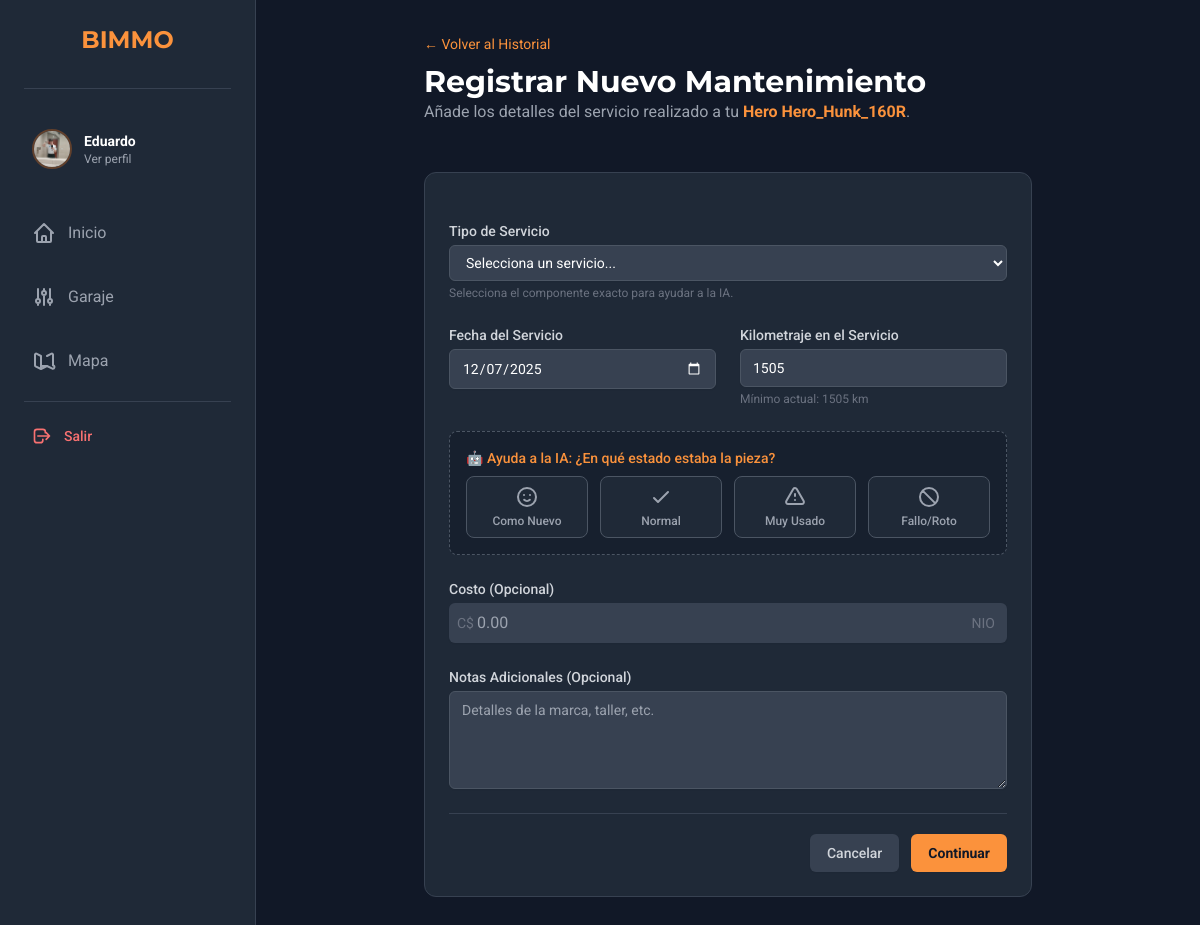
The app's page /maintenance/5/add (signed in) with its own data.
### app/models.py (models this page shows, shortened)
class Profile(models.Model):
    user = models.OneToOneField(User, on_delete=models.CASCADE, related_name='profile')
    profile_picture = models.ImageField(upload_to='profile_pics/', default='default_profile_pic.jpg', blank=True)
    bio = models.TextField(max_length=500, blank=True)
    location = models.CharField(max_length=100, blank=True)

class Motorcycle(models.Model):
    owner = models.ForeignKey(User, on_delete=models.CASCADE, related_name='motorcycles')
    nickname = models.CharField(max_length=100, help_text="Apodo de tu moto (ej. La Furia)")
    make = models.CharField(max_length=100, verbose_name="Marca")
    model = models.CharField(max_length=100, verbose_name="Modelo")
    year = models.IntegerField(verbose_name="Año")
    plate_number = models.CharField(max_length=20, blank=True, null=True, verbose_name="Placa/Matrícula")
    mileage = models.IntegerField(default=0, verbose_name="Kilometraje Actual")
    photo = models.ImageField(upload_to='moto_photos/', default='default_motorcycle_photo.jpg', blank=True)
    is_active = models.BooleanField(default=True, help_text="Desmarcar si vendiste o diste de baja la moto")
    created_at = models.DateTimeField(auto_now_add=True)

### app/views.py (the view, shortened to what this page needs)
# urls.py: path('maintenance/<int:moto_id>/add', views.maintenance_add, name='maintenance_add'),
def maintenance_add(request, moto_id):
    if 'user_id' not in request.session: return redirect('login')
    user = User.objects.get(id=request.session['user_id'])
    motorcycle = get_object_or_404(Motorcycle, owner=user, pk=moto_id)
    return render(request, 'maintenanceadd.html', {'motorcycle': motorcycle})

### app/context_processors.py (called while the page is built)
def user_profile_global(request):
    context = {}
    if 'user_id' in request.session:
        try:
            user = User.objects.get(id=request.session['user_id'])
            context['user_global'] = user
            try:
                context['profile_global'] = Profile.objects.get(user=user)
            except Profile.DoesNotExist:
                context['profile_global'] = None
        except User.DoesNotExist:
            pass
    return context

### app/templates/maintenanceadd.html (shortened to what this page needs)
{% extends "base.html" %}
{% block content %}
<div class="p-4 mx-auto max-w-2xl sm:p-6 lg:p-8">
    <div class="pb-6 mb-6">
        <a href="{% url 'motodetails' moto_id=motorcycle.id %}" class="text-sm text-orange-400 hover:underline">&larr; Volver al Historial</a>
        <h2 class="mt-2 text-3xl font-bold">Registrar Nuevo Mantenimiento</h2>
        <p class="text-gray-400">Añade los detalles del servicio realizado a tu <span class="font-bold text-orange-400">{{ motorcycle.make }} {{ motorcycle.model }}</span>.</p>
    </div>
    <form action="{% url 'maintenance_add' moto_id=motorcycle.id %}" method="POST" class="p-6 space-y-6 bg-gray-800 rounded-xl border border-gray-700" id="maintenance-form">
        <div class="grid grid-cols-1 gap-6 sm:grid-cols-2">
            <div class="sm:col-span-2">
                <label for="service-type" class="block text-sm font-medium text-gray-300">Tipo de Servicio</label>
                <select id="service-type" name="service-type" required class="block w-full px-3 py-2 mt-1 text-white bg-gray-700 border border-gray-600 rounded-md shadow-sm focus:outline-none focus:ring-orange-500 focus:border-orange-500 sm:text-sm">
                    <option value="" disabled selected>Selecciona un servicio...</option>
                </select>
                <p class="mt-1 text-xs text-gray-500">Selecciona el componente exacto para ayudar a la IA.</p>
            </div>
            <div>
                <label for="date" class="block text-sm font-medium text-gray-300">Fecha del Servicio</label>
                <input type="date"
                       name="date"
                       id="date"
                       value="{% now 'Y-m-d' %}"
                       required
                       class="block w-full px-3 py-2 mt-1 text-white bg-gray-700 border border-gray-600 rounded-md shadow-sm focus:outline-none focus:ring-orange-500 focus:border-orange-500 sm:text-sm"
                       style="color-scheme: dark;">
            </div>
            <div>
                <label for="mileage-at-service" class="block text-sm font-medium text-gray-300">Kilometraje en el Servicio</label>
                <input type="number"
                       name="mileage-at-service"
                       id="mileage-at-service"
                       min="{{ motorcycle.mileage }}"
                       value="{{ motorcycle.mileage }}"
                       required
                       class="block w-full px-3 py-2 mt-1 text-white bg-gray-700 border border-gray-600 rounded-md shadow-sm focus:outline-none focus:ring-orange-500 focus:border-orange-500 sm:text-sm">
                <p class="mt-1 text-xs text-gray-500">Mínimo actual: {{ motorcycle.mileage }} km</p>
            </div>
            <div class="sm:col-span-2 p-4 bg-gray-900/50 rounded-lg border border-gray-600 border-dashed">
                <label class="block text-sm font-medium text-orange-400 mb-2">
                    🤖 Ayuda a la IA: ¿En qué estado estaba la pieza?
                </label>
                <div class="grid grid-cols-2 gap-3 sm:grid-cols-4">
                    <div class="relative">
                        <label class="flex flex-col items-center justify-center p-2 text-gray-400 bg-gray-800 border border-gray-600 rounded-lg cursor-pointer peer-checked:border-green-500 peer-checked:text-green-500 hover:bg-gray-700 transition-all" for="cond_nuevo">
                            <svg class="w-6 h-6 mb-1" fill="none" stroke="currentColor" viewBox="0 0 24 24"><path stroke-linecap="round" stroke-linejoin="round" stroke-width="2" d="M14.828 14.828a4 4 0 01-5.656 0M9 10h.01M15 10h.01M21 12a9 9 0 11-18 0 9 9 0 0118 0z"></path></svg>
                            <span class="text-xs font-medium">Como Nuevo</span>
                        </label>
                    </div>
                    <div class="relative">
                        <label class="flex flex-col items-center justify-center p-2 text-gray-400 bg-gray-800 border border-gray-600 rounded-lg cursor-pointer peer-checked:border-blue-500 peer-checked:text-blue-500 hover:bg-gray-700 transition-all" for="cond_normal">
                            <svg class="w-6 h-6 mb-1" fill="none" stroke="currentColor" viewBox="0 0 24 24"><path stroke-linecap="round" stroke-linejoin="round" stroke-width="2" d="M5 13l4 4L19 7"></path></svg>
                            <span class="text-xs font-medium">Normal</span>
                        </label>
                    </div>
                    <div class="relative">
                        <label class="flex flex-col items-center justify-center p-2 text-gray-400 bg-gray-800 border border-gray-600 rounded-lg cursor-pointer peer-checked:border-orange-500 peer-checked:text-orange-500 hover:bg-gray-700 transition-all" for="cond_desgastado">
                            <svg class="w-6 h-6 mb-1" fill="none" stroke="currentColor" viewBox="0 0 24 24"><path stroke-linecap="round" stroke-linejoin="round" stroke-width="2" d="M12 9v2m0 4h.01m-6.938 4h13.856c1.54 0 2.502-1.667 1.732-3L13.732 4c-.77-1.333-2.694-1.333-3.464 0L3.34 16c-.77 1.333.192 3 1.732 3z"></path></svg>
                            <span class="text-xs font-medium">Muy Usado</span>
                        </label>
                    </div>
                    <div class="relative">
                        <label class="flex flex-col items-center justify-center p-2 text-gray-400 bg-gray-800 border border-gray-600 rounded-lg cursor-pointer peer-checked:border-red-500 peer-checked:text-red-500 hover:bg-gray-700 transition-all" for="cond_fallo">
                            <svg class="w-6 h-6 mb-1" fill="none" stroke="currentColor" viewBox="0 0 24 24"><path stroke-linecap="round" stroke-linejoin="round" stroke-width="2" d="M18.364 18.364A9 9 0 005.636 5.636m12.728 12.728A9 9 0 015.636 5.636m12.728 12.728L5.636 5.636"></path></svg>
                            <span class="text-xs font-medium">Fallo/Roto</span>
                        </label>
                    </div>
                </div>
            </div>
            <div class="sm:col-span-2">
                <label for="cost" class="block text-sm font-medium text-gray-300">Costo (Opcional)</label>
                <div class="relative mt-1 rounded-md shadow-sm">
                    <div class="absolute inset-y-0 left-0 flex items-center pl-2 pointer-events-none">
                        <span class="text-gray-500 sm:text-sm">C$</span>
                    </div>
                    <input type="number" name="cost" id="cost" step="0.01" class="block w-full py-2 pl-7 pr-12 text-white bg-gray-700 border-gray-600 rounded-md focus:ring-orange-500 focus:border-orange-500" placeholder="0.00">
                    <div class="absolute inset-y-0 right-0 flex items-center pr-3 pointer-events-none">
                        <span class="text-gray-500 sm:text-sm">NIO</span>
                    </div>
                </div>
            </div>
            <div class="sm:col-span-2">
                 <label for="notes" class="block text-sm font-medium text-gray-300">Notas Adicionales (Opcional)</label>
                 <textarea id="notes" name="notes" rows="4" class="block w-full px-3 py-2 mt-1 text-white bg-gray-700 border border-gray-600 rounded-md shadow-sm focus:outline-none focus:ring-orange-500 focus:border-orange-500 sm:text-sm" placeholder="Detalles de la marca, taller, etc."></textarea>
            </div>
        </div>
        <div class="pt-5 border-t border-gray-700">
            <div class="flex justify-end gap-3">
                <a href="{% url 'motodetails' moto_id=motorcycle.id %}" class="px-4 py-2 text-sm font-medium text-gray-300 bg-gray-700 border border-transparent rounded-md shadow-sm hover:bg-gray-600 focus:outline-none focus:ring-2 focus:ring-offset-2 focus:ring-offset-gray-800 focus:ring-gray-500 transition-colors">
                    Cancelar
                </a>
                <button type="button" id="open-reminder-modal-button" class="inline-flex justify-center px-4 py-2 text-sm font-bold text-gray-900 bg-orange-400 border border-transparent rounded-md shadow-sm hover:bg-orange-500 focus:outline-none focus:ring-2 focus:ring-offset-2 focus:ring-offset-gray-800 focus:ring-orange-500 transition-colors">
                    Continuar
                </button>
            </div>
        </div>
    </form>
</div>
{% endblock %}

### app/templates/base.html (shortened to what this page needs)
{% load static %}
{% load pwa %}
<!DOCTYPE html>
<html lang="en">
<head>
    <script src="https://cdn.tailwindcss.com"></script>
</head>
<body class="bg-gray-900 text-white">
    <div class="lg:flex">
        <nav class="fixed bottom-0 left-0 right-0 z-50 bg-gray-800 border-t border-gray-700 lg:relative lg:left-auto lg:bottom-auto lg:w-64 lg:border-t-0 lg:border-r lg:min-h-screen">
            <div class="flex justify-around p-2 lg:flex-col lg:justify-start lg:p-6 lg:gap-4">
                <div class="hidden pb-8 mb-4 border-b border-gray-700 lg:block">
                     <h1 class="text-2xl font-bold text-center text-orange-400">BIMMO</h1>
                </div>
                {% if user_global %}
                <div class="hidden lg:flex items-center gap-3 p-2 mb-4 rounded-lg transition-colors hover:bg-gray-700/50">
                    <a href="{% url 'profile' %}" class="flex items-center w-full gap-3">
                        {% if profile_global.profile_picture %}
                            <img class="w-10 h-10 rounded-full object-cover border-2 border-orange-500/30"
                                 src="{{ profile_global.profile_picture.url }}" alt="Avatar">
                        {% else %}
                            <img class="w-10 h-10 rounded-full border-2 border-gray-600"
                                 src="https://placehold.co/100x100/f97316/111827?text={{ user_global.first_name|first|default:user_global.username|first }}{{ user_global.last_name|first }}" alt="Avatar">
                        {% endif %}
                        <div class="overflow-hidden">
                            <p class="font-bold truncate text-sm">
                                {{ user_global.first_name|default:user_global.username }}
                            </p>
                            <p class="text-xs text-gray-400">Ver perfil</p>
                        </div>
                    </a>
                </div>
                {% endif %}
                <a href="{% url 'index' %}"
                   class="flex flex-col items-center justify-center w-full px-2 py-1 rounded-lg lg:flex-row lg:justify-start lg:gap-3 lg:py-3 transition-colors duration-200
                   {% if request.resolver_match.url_name == 'index' %}
                        text-orange-400 bg-orange-400/10 font-bold
                   {% else %}
                        text-gray-400 hover:bg-gray-700 hover:text-white
                   {% endif %}">
                    <svg class="w-6 h-6" fill="none" stroke="currentColor" viewBox="0 0 24 24"><path stroke-linecap="round" stroke-linejoin="round" stroke-width="2" d="M3 12l2-2m0 0l7-7 7 7M5 10v10a1 1 0 001 1h3m10-11l2 2m-2-2v10a1 1 0 01-1 1h-3m-6 0a1 1 0 001-1v-4a1 1 0 011-1h2a1 1 0 011 1v4a1 1 0 001 1m-6 0h6"></path></svg>
                    <span class="text-[11px] lg:text-base">Inicio</span>
                </a>
                <a href="{% url 'garage' %}"
                   class="flex flex-col items-center justify-center w-full px-2 py-1 rounded-lg lg:flex-row lg:justify-start lg:gap-3 lg:py-3 transition-colors duration-200
                   {% if request.resolver_match.url_name == 'garage' or request.resolver_match.url_name == 'motodetails' or request.resolver_match.url_name == 'motoadd' %}
                        text-orange-400 bg-orange-400/10 font-bold
                   {% else %}
                        text-gray-400 hover:bg-gray-700 hover:text-white
                   {% endif %}">
                    <svg class="w-6 h-6" fill="none" stroke="currentColor" viewBox="0 0 24 24"><path stroke-linecap="round" stroke-linejoin="round" stroke-width="2" d="M12 6V4m0 2a2 2 0 100 4m0-4a2 2 0 110 4m-6 8a2 2 0 100-4m0 4a2 2 0 110-4m0 4v2m0-6V4m6 6v10m6-2a2 2 0 100-4m0 4a2 2 0 110-4m0 4v2m0-6V4"></path></svg>
                    <span class="text-[11px] lg:text-base">Garaje</span>
                </a>
                <a href="{% url 'map' %}"
                   class="flex flex-col items-center justify-center w-full px-2 py-1 rounded-lg lg:flex-row lg:justify-start lg:gap-3 lg:py-3 transition-colors duration-200
                   {% if request.resolver_match.url_name == 'map' %}
                        text-orange-400 bg-orange-400/10 font-bold
                   {% else %}
                        text-gray-400 hover:bg-gray-700 hover:text-white
                   {% endif %}">
                     <svg class="w-6 h-6" fill="none" stroke="currentColor" viewBox="0 0 24 24"><path stroke-linecap="round" stroke-linejoin="round" stroke-width="2" d="M9 20l-5.447-2.724A1 1 0 013 16.382V5.618a1 1 0 011.447-.894L9 7m0 13l6-3m-6 3V7m6 10l5.447 2.724A1 1 0 0021 16.382V5.618a1 1 0 00-1.447-.894L15 7m-6 10h6"></path></svg>
                    <span class="text-[11px] lg:text-base">Mapa</span>
                </a>
                <div class="hidden lg:block mt-auto pt-4 border-t border-gray-700">
                    <form action="{% url 'logout' %}" method="POST">
                        <button type="submit" class="flex items-center gap-3 w-full px-2 py-2 text-red-400 hover:bg-red-900/20 rounded-lg transition-colors">
                            <svg class="w-5 h-5" fill="none" stroke="currentColor" viewBox="0 0 24 24"><path stroke-linecap="round" stroke-linejoin="round" stroke-width="2" d="M17 16l4-4m0 0l-4-4m4 4H7m6 4v1a3 3 0 01-3 3H6a3 3 0 01-3-3V7a3 3 0 013-3h7a3 3 0 013 3v1"></path></svg>
                            <span class="text-sm font-medium">Salir</span>
                        </button>
                    </form>
                </div>
            </div>
        </nav>
        <main class="flex-1 pb-24 lg:pb-8">
            {% block content %}
            {% endblock %}
        </main>
    </div>
</body>
</html>

### app/templates/base.html (style rules this page uses)
body { font-family: 'Roboto', sans-serif; }
h1, h2, h3, h4, h5, h6 { font-family: 'Montserrat', sans-serif; }

### records on screen
Profile: profile_picture (picture)
Motorcycle: make "Hero", model "Hero_Hunk_160R", mileage-at-service "1505", mileage "1505"

### other values on screen
{{ user_global.first_name|default:user_global.username }} "Eduardo"
